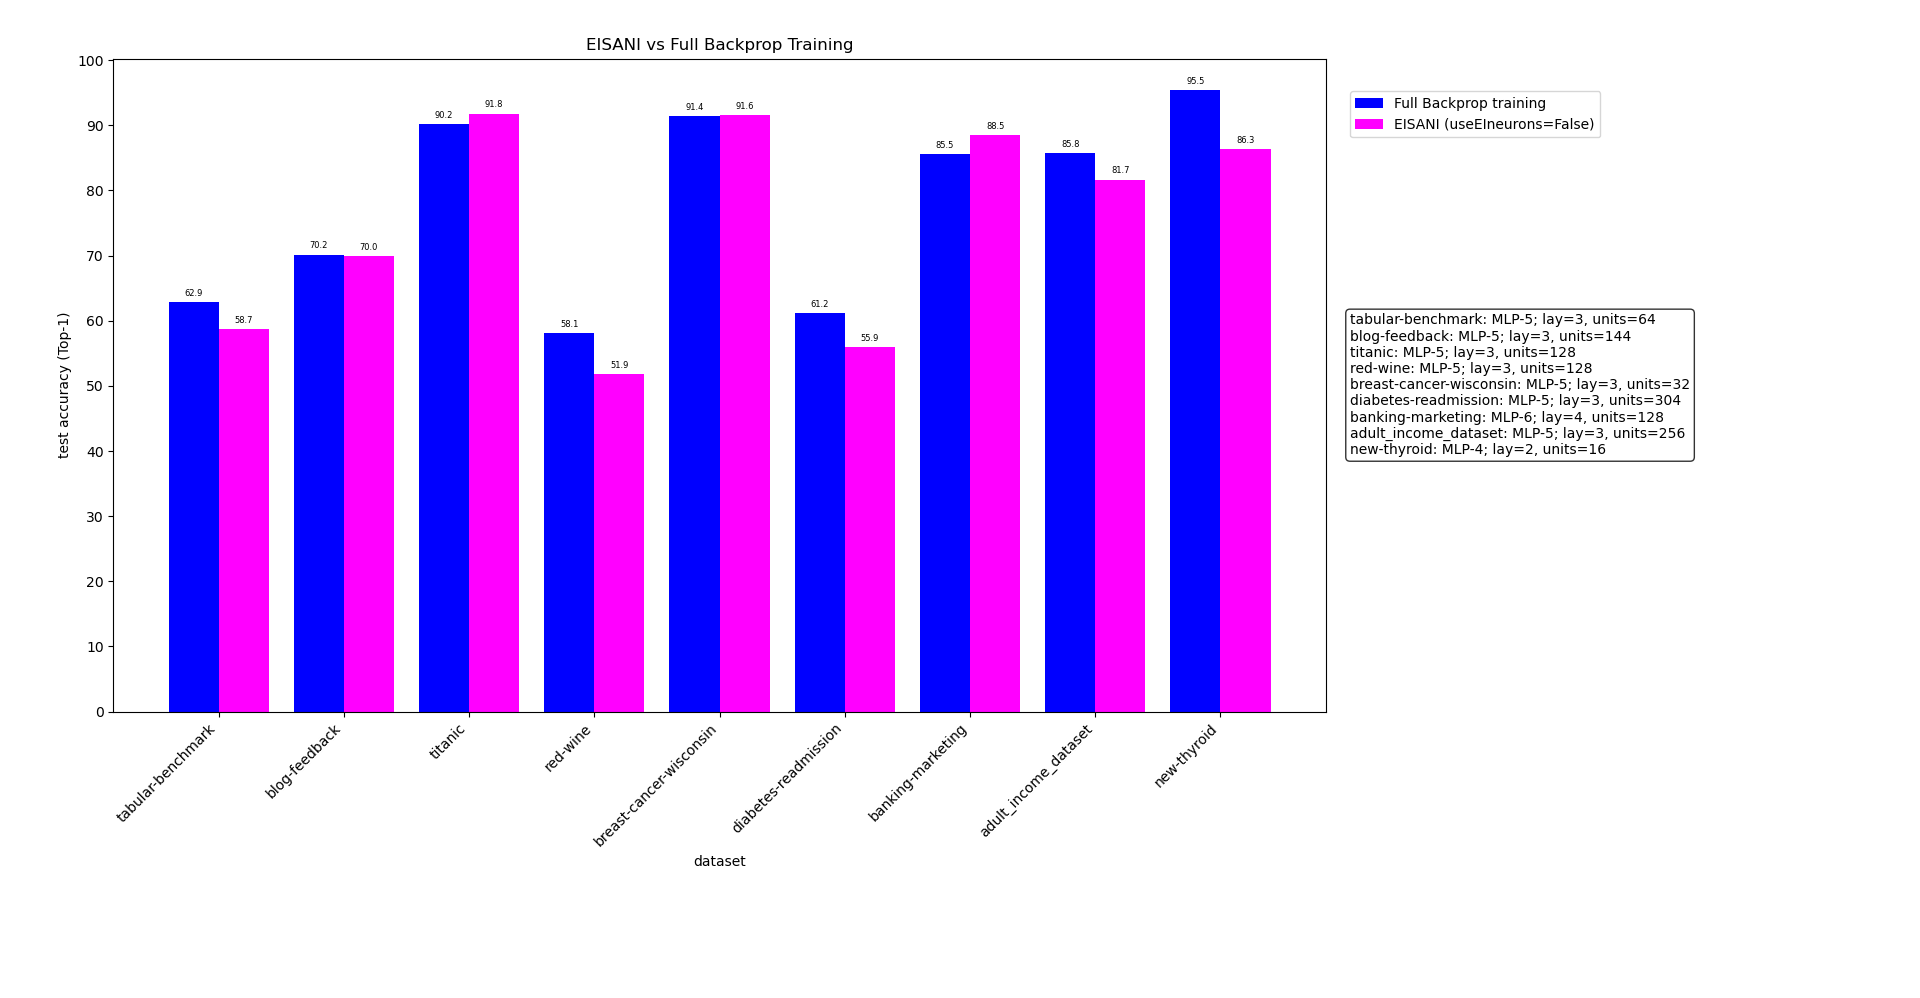

Generate this figure with Python:
import matplotlib.pyplot as plt
import numpy as np

def subset(arr, subsetMask):
	arr = np.array(arr)[np.array(subsetMask)]
	return arr
	
graphedDatasets = [False, False, True, True, True, True, True, True, True, True, False, False, True] 	#tested datasets

y1_values = [0.0, 0.0, 62.86, 70.17, 90.15, 58.13, 91.41, 61.23, 85.54, 85.77, 92.12, 66.85, 95.45]
y2_values = [0.0, 0.0, 58.67, 69.97, 91.80, 51.87, 91.60, 55.91, 88.45, 81.68, 0.0, 0.0, 86.35]

group_labels = ["CIFAR-10 Resnet-18", "CIFAR-10 Conv-9", "tabular-benchmark", "blog-feedback", "titanic", "red-wine", "breast-cancer-wisconsin", "diabetes-readmission", "banking-marketing", "adult_income_dataset", "covertype", "higgs", "new-thyroid"]

group_descriptions = [
	"CIFAR-10: Resnet-18; lay=16, units<=65536 (ch*pix)\n                lin lay=1, units=512",
	"CIFAR-10: Conv-9; lay=6, units=12288 (ch*pix)\n                lin lay=2, units=1024",
	"tabular-benchmark: MLP-5; lay=3, units=64",
	"blog-feedback: MLP-5; lay=3, units=144",
	"titanic: MLP-5; lay=3, units=128",
	"red-wine: MLP-5; lay=3, units=128",
	"breast-cancer-wisconsin: MLP-5; lay=3, units=32",
	"diabetes-readmission: MLP-5; lay=3, units=304",
	"banking-marketing: MLP-6; lay=4, units=128",
	"adult_income_dataset: MLP-5; lay=3, units=256",
	"covertype: MLP-7; lay=5, units=512",
	"higgs: MLP-5; lay=3, units=256",
	"new-thyroid: MLP-4; lay=2, units=16",
]

# Convert to arrays
x = np.arange(len(subset(y1_values, graphedDatasets)))
y1 = np.array(subset(y1_values, graphedDatasets))
y2 = np.array(subset(y2_values, graphedDatasets))
width = 0.4

# Create figure and axes
fig, ax = plt.subplots(figsize=(12, 6))

# Plot bars
b1 = ax.bar(x, y1, width=width, color='blue', label='Full Backprop training')
b2 = ax.bar(x + width, y2, width=width, color='magenta', label='EISANI (useEIneurons=False)')

# Annotate bars
ax.bar_label(b1, fmt='%.1f', padding=3, fontsize=6)
ax.bar_label(b2, fmt='%.1f', padding=3, fontsize=6)

# X-axis group labels
ax.set_xticks(x + width/2)
ax.set_xticklabels(subset(group_labels, graphedDatasets), rotation=45, ha='right', fontsize=10)

# Minor ticks
#ax.minorticks_on()
#ax.xaxis.set_minor_locator(plt.MultipleLocator(0.1))
ax.set_yticks(np.arange(0, 100+0.1, 10.0))

# Labels and title
ax.set_xlabel("dataset")
ax.set_ylabel("test accuracy (Top-1)")
ax.set_title("EISANI vs Full Backprop Training")

# Legend of series, moved to the right above the set descriptions
ax.legend(loc='upper left', bbox_to_anchor=(1.02, 0.95), borderaxespad=0.)

# Adjust layout to make room for both legends and description key on the right
fig.subplots_adjust(right=0.8)

# Add descriptive key box on the right
props = dict(boxstyle='round', facecolor='white', alpha=0.8)
key_text = "\n".join(subset(group_descriptions, graphedDatasets))
ax.text(1.02, 0.5, key_text, transform=ax.transAxes, fontsize=10, verticalalignment='center', bbox=props)

plt.tight_layout()
plt.show()
